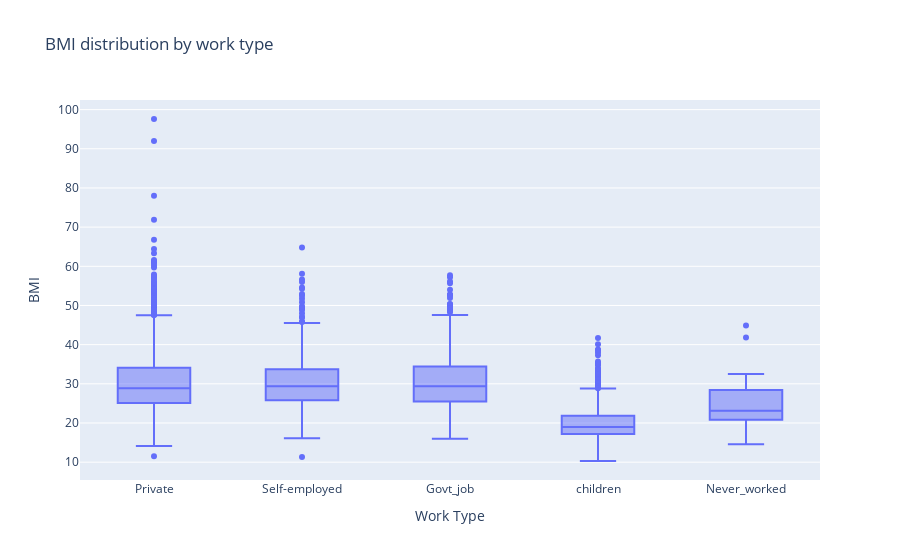

Notebook code cell kept with this figure:
### Markdown cell above
## BMI distribution by work type

### Code cell
fig = px.box(df, x= "work_type", y= "bmi", title="BMI distribution by work type",
             labels= {"bmi": "BMI", "work_type": "Work Type"})
fig.show()

### Figure 1 — Plotly figure (JSON) as saved in the notebook; plotly's stock layout.template omitted (floating-point values rounded to 4 significant figures; data arrays with more than 128 entries replaced by an {"elided": "..."} marker saying what was removed)
{"data": [{"alignmentgroup": "True", "hovertemplate": "Work Type=%{x}<br>BMI=%{y}<extra></extra>", "legendgroup": "", "marker": {"color": "#636efa"}, "name": "", "notched": false, "offsetgroup": "", "orientation": "v", "showlegend": false, "type": "box", "x": {"elided": "4862 str values"}, "x0": " ", "xaxis": "x", "y": {"elided": "4862 float values"}, "y0": " ", "yaxis": "y"}], "layout": {"autosize": true, "boxmode": "group", "legend": {"tracegroupgap": 0}, "title": {"text": "BMI distribution by work type"}, "xaxis": {"anchor": "y", "autorange": true, "domain": [0, 1], "range": [-0.5, 4.5], "title": {"text": "Work Type"}, "type": "category"}, "yaxis": {"anchor": "x", "autorange": true, "domain": [0, 1], "range": [5.45, 102.4], "title": {"text": "BMI"}, "type": "linear"}}}
